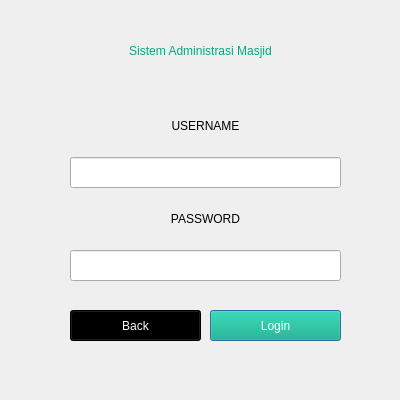
<?xml version="1.0" encoding="UTF-8"?>
<ui version="4.0">
 <class>Dialog</class>
 <widget class="QDialog" name="Dialog">
  <property name="geometry">
   <rect>
    <x>0</x>
    <y>0</y>
    <width>400</width>
    <height>400</height>
   </rect>
  </property>
  <property name="windowTitle">
   <string>Dialog</string>
  </property>
  <widget class="QPushButton" name="pushButton">
   <property name="geometry">
    <rect>
     <x>210</x>
     <y>310</y>
     <width>131</width>
     <height>31</height>
    </rect>
   </property>
   <property name="styleSheet">
    <string notr="true">background-color: rgb(0, 170, 127);
color: rgb(255, 255, 255);
font: 75 12pt &quot;MS Shell Dlg 2&quot;;</string>
   </property>
   <property name="text">
    <string>Login</string>
   </property>
  </widget>
  <widget class="QLabel" name="label_3">
   <property name="geometry">
    <rect>
     <x>10</x>
     <y>20</y>
     <width>381</width>
     <height>61</height>
    </rect>
   </property>
   <property name="styleSheet">
    <string notr="true">font: 75 20pt &quot;MS Shell Dlg 2&quot;;
color: rgb(0, 170, 127);</string>
   </property>
   <property name="text">
    <string>Sistem Administrasi Masjid</string>
   </property>
   <property name="alignment">
    <set>Qt::AlignCenter</set>
   </property>
  </widget>
  <widget class="QWidget" name="verticalLayoutWidget">
   <property name="geometry">
    <rect>
     <x>70</x>
     <y>100</y>
     <width>271</width>
     <height>181</height>
    </rect>
   </property>
   <layout class="QVBoxLayout" name="verticalLayout">
    <item>
     <widget class="QLabel" name="label">
      <property name="styleSheet">
       <string notr="true">border-radius:50px;
font: 75 14pt &quot;MS Shell Dlg 2&quot;;</string>
      </property>
      <property name="text">
       <string>USERNAME</string>
      </property>
      <property name="alignment">
       <set>Qt::AlignCenter</set>
      </property>
     </widget>
    </item>
    <item>
     <widget class="QLineEdit" name="lineEdit">
      <property name="styleSheet">
       <string notr="true">height:25px;</string>
      </property>
     </widget>
    </item>
    <item>
     <widget class="QLabel" name="label_2">
      <property name="styleSheet">
       <string notr="true">font: 75 14pt &quot;MS Shell Dlg 2&quot;;</string>
      </property>
      <property name="text">
       <string>PASSWORD</string>
      </property>
      <property name="alignment">
       <set>Qt::AlignCenter</set>
      </property>
     </widget>
    </item>
    <item>
     <widget class="QLineEdit" name="lineEdit_2">
      <property name="styleSheet">
       <string notr="true">height:25px;</string>
      </property>
      <property name="inputMask">
       <string/>
      </property>
      <property name="echoMode">
       <enum>QLineEdit::Password</enum>
      </property>
      <property name="alignment">
       <set>Qt::AlignLeading|Qt::AlignLeft|Qt::AlignTop</set>
      </property>
     </widget>
    </item>
   </layout>
  </widget>
  <widget class="QPushButton" name="pushButton_2">
   <property name="geometry">
    <rect>
     <x>70</x>
     <y>310</y>
     <width>131</width>
     <height>31</height>
    </rect>
   </property>
   <property name="styleSheet">
    <string notr="true">background-color: rgb(0, 0, 0);
color: rgb(255, 255, 255);
font: 75 12pt &quot;MS Shell Dlg 2&quot;;</string>
   </property>
   <property name="text">
    <string>Back</string>
   </property>
  </widget>
  <widget class="QLabel" name="label_4">
   <property name="geometry">
    <rect>
     <x>70</x>
     <y>280</y>
     <width>271</width>
     <height>31</height>
    </rect>
   </property>
   <property name="text">
    <string/>
   </property>
  </widget>
 </widget>
 <resources/>
 <connections/>
</ui>
